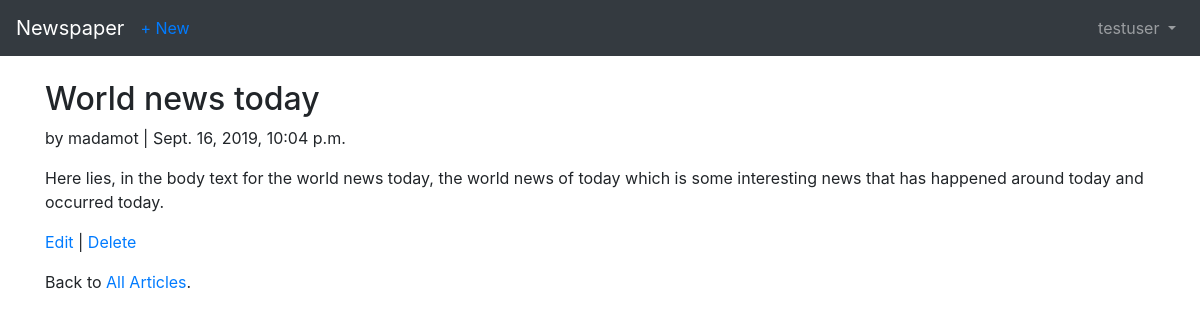
The app's page /articles/2/ (signed in) with its own data.
### users/models.py (models this page shows)
class CustomUser(AbstractUser):
    age = models.PositiveIntegerField(null=True, blank=True)

### articles/models.py (models this page shows, shortened)
class Article(models.Model):
    title = models.CharField(max_length=255)
    body = models.TextField()
    date = models.DateTimeField(auto_now_add=True)
    author = models.ForeignKey(
        get_user_model(),
        on_delete=models.CASCADE,
    )

### articles/views.py (the view)
# urls.py: path('<int:pk>/', ArticleDetailView.as_view(), name='article_detail'),
class ArticleDetailView(LoginRequiredMixin, DetailView):
    model = Article
    template_name = 'article_detail.html'
    login_url = 'login'

### templates/article_detail.html
{% extends 'base.html' %}
{% block content %}
<div class="article-entry">
  <h2>{{ object.title }}</h2>
    <p>by {{ object.author }} | {{ object.date }}</p>
    <p>{{ object.body }}</p>
</div>
<p><a href="{% url 'article_edit' article.pk %}">Edit</a> |
<a href="{% url 'article_delete' article.pk %}">Delete</a></p>
<p>Back to <a href="{% url 'article_list' %}">All Articles</a>.</p>
{% endblock content %}

### templates/base.html (shortened to what this page needs)
<!DOCTYPE html>
<html lang="en">
<head>
  <link rel="stylesheet" href="https://stackpath.bootstrapcdn.com/bootstrap/4.1.3/css/bootstrap.min.css">
</head>
<body>
  <nav class="navbar navbar-expand-md navbar-dark bg-dark mb-4">
      <a class="navbar-brand" href="{% url 'home' %}">Newspaper</a>
      {% if user.is_authenticated %}
        <ul class="navbar-nav mr-auto">
          <li class="navbar-nav mr-auto">
              <a href="{% url 'article_new' %}">+ New</a>
          </li>
        </ul>
      {% endif %}
      <div class="collapse navbar-collapse" id="navbarCollapse">
        {% if user.is_authenticated %}
          <ul class="navbar-nav ml-auto">
            <li class="nav-item">
              <a class="nav-link dropdown-toggle" href="#" id="userMenu"\
              data-toggle="dropdown" aria-haspopup="true" aria-expanded\
              ="false">
                {{ user.username }}
              </a>
            </li>
          </ul>
        {% endif %}
      </div>
    </nav>
    <div class="container">
      {% block content %}
      {% endblock content %}
    </div>
</body>
</html>

### records on screen
CustomUser: username "testuser"
Article: title "World news today", author "madamot", date "Sept. 16, 2019, 10:04 p.m.", body "Here lies, in the body text for the world news today, the world news of today which is some interesting news that has happened around today and occurred today."
